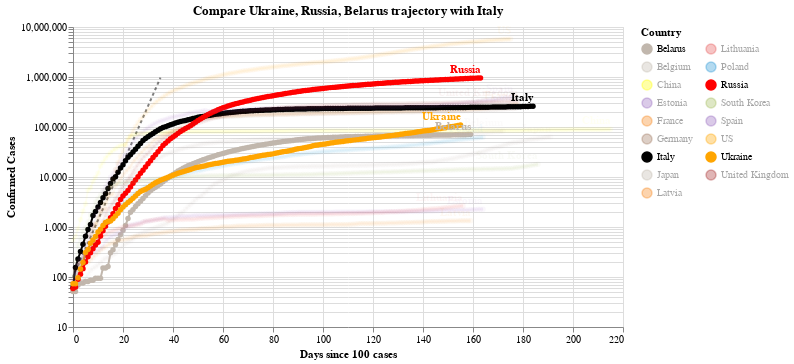

Write notebook code for a chart like this one.
### Code cell
#hide_input
chart2 = make_since_chart(dff2, ['Ukraine','Russia', 'Belarus'], baseline_countries)
chart2

### Figure 1 — Vega-Lite specification as saved in the notebook (floating-point values rounded to 4 significant figures; data arrays with more than 128 entries replaced by an {"elided": "..."} marker saying what was removed)
{"config": {"view": {"continuousWidth": 400, "continuousHeight": 300}}, "layer": [{"data": {"name": "data-628230001892d6798b50651be41d1b3e"}, "mark": {"type": "line", "color": "black", "opacity": 0.5, "strokeDash": [3, 3]}, "encoding": {"x": {"type": "quantitative", "field": "Days since 100 cases"}, "y": {"type": "quantitative", "field": "Confirmed Cases"}}}, {"data": {"name": "data-4f3b8a4dba44ee4ddb9a41984741d8ef"}, "mark": {"type": "line", "point": true}, "encoding": {"color": {"type": "nominal", "field": "Country", "legend": {"columns": 2}, "scale": {"domain": ["Belarus", "Belgium", "China", "Estonia", "France", "Germany", "Italy", "Japan", "Latvia", "Lithuania", "Poland", "Russia", "South Korea", "Spain", "US", "Ukraine", "United Kingdom"], "range": ["#C1B7AD", "#C1B7AD", "yellow", "#9467bd", "#F58518", "#9D755D", "black", "#C1B7AD", "#F58518", "#E45756", "#2495D3", "red", "#A1BA59", "#9467bd", "orange", "orange", "brown"]}}, "opacity": {"condition": {"value": 1, "selection": "selector004"}, "value": 0.05}, "tooltip": [{"type": "nominal", "field": "Country"}, {"type": "temporal", "field": "Date"}, {"type": "quantitative", "field": "Confirmed Cases"}, {"type": "quantitative", "field": "Days since 100 cases"}], "x": {"type": "quantitative", "field": "Days since 100 cases"}, "y": {"type": "quantitative", "field": "Confirmed Cases", "scale": {"type": "log"}}}, "selection": {"selector004": {"type": "multi", "fields": ["Country"], "bind": "legend", "init": [{"Country": "Ukraine"}, {"Country": "Russia"}, {"Country": "Belarus"}, {"Country": "Italy"}]}}, "width": 550}, {"data": {"name": "data-4f3b8a4dba44ee4ddb9a41984741d8ef"}, "mark": {"type": "text", "align": "right", "dy": -8, "fontWeight": "bold"}, "encoding": {"color": {"type": "nominal", "field": "Country", "legend": {"columns": 2}, "scale": {"domain": ["Belarus", "Belgium", "China", "Estonia", "France", "Germany", "Italy", "Japan", "Latvia", "Lithuania", "Poland", "Russia", "South Korea", "Spain", "US", "Ukraine", "United Kingdom"], "range": ["#C1B7AD", "#C1B7AD", "yellow", "#9467bd", "#F58518", "#9D755D", "black", "#C1B7AD", "#F58518", "#E45756", "#2495D3", "red", "#A1BA59", "#9467bd", "orange", "orange", "brown"]}}, "opacity": {"condition": {"value": 1, "selection": "selector004"}, "value": 0.05}, "text": {"type": "nominal", "field": "Country"}, "tooltip": [{"type": "nominal", "field": "Country"}, {"type": "temporal", "field": "Date"}, {"type": "quantitative", "field": "Confirmed Cases"}, {"type": "quantitative", "field": "Days since 100 cases"}], "x": {"type": "quantitative", "field": "Days since 100 cases"}, "y": {"type": "quantitative", "field": "Confirmed Cases", "scale": {"type": "log"}}}, "transform": [{"filter": "(datum['Date'] >= 1598227200000)"}], "width": 550}], "title": "Compare Ukraine, Russia, Belarus trajectory with Italy", "$schema": "https://vega.github.io/schema/vega-lite/v4.0.2.json", "datasets": {"data-628230001892d6798b50651be41d1b3e": [{"Days since 100 cases": 0, "Confirmed Cases": 100.0}, {"Days since 100 cases": 1, "Confirmed Cases": 130.0}, {"Days since 100 cases": 2, "Confirmed Cases": 169.0}, {"Days since 100 cases": 3, "Confirmed Cases": 219.7}, {"Days since 100 cases": 4, "Confirmed Cases": 285.6}, {"Days since 100 cases": 5, "Confirmed Cases": 371.3}, {"Days since 100 cases": 6, "Confirmed Cases": 482.7}, {"Days since 100 cases": 7, "Confirmed Cases": 627.5}, {"Days since 100 cases": 8, "Confirmed Cases": 815.7}, {"Days since 100 cases": 9, "Confirmed Cases": 1060.0}, {"Days since 100 cases": 10, "Confirmed Cases": 1379.0}, {"Days since 100 cases": 11, "Confirmed Cases": 1792.0}, {"Days since 100 cases": 12, "Confirmed Cases": 2330.0}, {"Days since 100 cases": 13, "Confirmed Cases": 3029.0}, {"Days since 100 cases": 14, "Confirmed Cases": 3937.0}, {"Days since 100 cases": 15, "Confirmed Cases": 5119.0}, {"Days since 100 cases": 16, "Confirmed Cases": 6654.0}, {"Days since 100 cases": 17, "Confirmed Cases": 8650.0}, {"Days since 100 cases": 18, "Confirmed Cases": 11250.0}, {"Days since 100 cases": 19, "Confirmed Cases": 14620.0}, {"Days since 100 cases": 20, "Confirmed Cases": 19000.0}, {"Days since 100 cases": 21, "Confirmed Cases": 24710.0}, {"Days since 100 cases": 22, "Confirmed Cases": 32120.0}, {"Days since 100 cases": 23, "Confirmed Cases": 41750.0}, {"Days since 100 cases": 24, "Confirmed Cases": 54280.0}, {"Days since 100 cases": 25, "Confirmed Cases": 70560.0}, {"Days since 100 cases": 26, "Confirmed Cases": 91730.0}, {"Days since 100 cases": 27, "Confirmed Cases": 119300.0}, {"Days since 100 cases": 28, "Confirmed Cases": 155000.0}, {"Days since 100 cases": 29, "Confirmed Cases": 201500.0}, {"Days since 100 cases": 30, "Confirmed Cases": 262000.0}, {"Days since 100 cases": 31, "Confirmed Cases": 340600.0}, {"Days since 100 cases": 32, "Confirmed Cases": 442800.0}, {"Days since 100 cases": 33, "Confirmed Cases": 575600.0}, {"Days since 100 cases": 34, "Confirmed Cases": 748300.0}, {"Days since 100 cases": 35, "Confirmed Cases": 972800.0}], "data-4f3b8a4dba44ee4ddb9a41984741d8ef": {"elided": "2969 records"}}}
